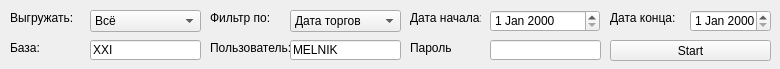
<?xml version="1.0" encoding="UTF-8"?>
<ui version="4.0">
 <class>MainWindow</class>
 <widget class="QMainWindow" name="MainWindow">
  <property name="geometry">
   <rect>
    <x>0</x>
    <y>0</y>
    <width>780</width>
    <height>69</height>
   </rect>
  </property>
  <property name="sizePolicy">
   <sizepolicy hsizetype="Fixed" vsizetype="Fixed">
    <horstretch>0</horstretch>
    <verstretch>0</verstretch>
   </sizepolicy>
  </property>
  <property name="windowTitle">
   <string>Экспорт сделок</string>
  </property>
  <widget class="QWidget" name="centralwidget">
   <widget class="QLabel" name="label_1">
    <property name="geometry">
     <rect>
      <x>410</x>
      <y>10</y>
      <width>71</width>
      <height>16</height>
     </rect>
    </property>
    <property name="text">
     <string>Дата начала:</string>
    </property>
   </widget>
   <widget class="QPushButton" name="button_start">
    <property name="geometry">
     <rect>
      <x>610</x>
      <y>40</y>
      <width>161</width>
      <height>21</height>
     </rect>
    </property>
    <property name="text">
     <string>Start</string>
    </property>
   </widget>
   <widget class="QLineEdit" name="line_base">
    <property name="geometry">
     <rect>
      <x>90</x>
      <y>40</y>
      <width>111</width>
      <height>20</height>
     </rect>
    </property>
    <property name="text">
     <string>XXI</string>
    </property>
   </widget>
   <widget class="QLineEdit" name="line_user">
    <property name="geometry">
     <rect>
      <x>290</x>
      <y>40</y>
      <width>111</width>
      <height>20</height>
     </rect>
    </property>
    <property name="text">
     <string>MELNIK</string>
    </property>
   </widget>
   <widget class="QLineEdit" name="line_pass">
    <property name="geometry">
     <rect>
      <x>490</x>
      <y>40</y>
      <width>111</width>
      <height>20</height>
     </rect>
    </property>
    <property name="text">
     <string/>
    </property>
    <property name="echoMode">
     <enum>QLineEdit::Password</enum>
    </property>
   </widget>
   <widget class="QLabel" name="label_4">
    <property name="geometry">
     <rect>
      <x>10</x>
      <y>40</y>
      <width>61</width>
      <height>16</height>
     </rect>
    </property>
    <property name="text">
     <string>База:</string>
    </property>
   </widget>
   <widget class="QComboBox" name="combo_why">
    <property name="geometry">
     <rect>
      <x>90</x>
      <y>10</y>
      <width>111</width>
      <height>22</height>
     </rect>
    </property>
    <item>
     <property name="text">
      <string>Всё</string>
     </property>
    </item>
    <item>
     <property name="text">
      <string>ФР ММВБ</string>
     </property>
    </item>
    <item>
     <property name="text">
      <string>ФР СПБ</string>
     </property>
    </item>
   </widget>
   <widget class="QLabel" name="label_2">
    <property name="geometry">
     <rect>
      <x>10</x>
      <y>10</y>
      <width>71</width>
      <height>16</height>
     </rect>
    </property>
    <property name="text">
     <string>Выгружать:</string>
    </property>
   </widget>
   <widget class="QDateEdit" name="date_from">
    <property name="geometry">
     <rect>
      <x>490</x>
      <y>10</y>
      <width>110</width>
      <height>22</height>
     </rect>
    </property>
   </widget>
   <widget class="QLabel" name="label_5">
    <property name="geometry">
     <rect>
      <x>210</x>
      <y>40</y>
      <width>81</width>
      <height>16</height>
     </rect>
    </property>
    <property name="text">
     <string>Пользователь:</string>
    </property>
   </widget>
   <widget class="QLabel" name="label_6">
    <property name="geometry">
     <rect>
      <x>410</x>
      <y>40</y>
      <width>41</width>
      <height>16</height>
     </rect>
    </property>
    <property name="text">
     <string>Пароль:</string>
    </property>
   </widget>
   <widget class="QLabel" name="label_3">
    <property name="geometry">
     <rect>
      <x>610</x>
      <y>10</y>
      <width>71</width>
      <height>16</height>
     </rect>
    </property>
    <property name="text">
     <string>Дата конца:</string>
    </property>
   </widget>
   <widget class="QDateEdit" name="date_to">
    <property name="geometry">
     <rect>
      <x>690</x>
      <y>10</y>
      <width>81</width>
      <height>22</height>
     </rect>
    </property>
   </widget>
   <widget class="QComboBox" name="combo_type_date">
    <property name="geometry">
     <rect>
      <x>290</x>
      <y>10</y>
      <width>111</width>
      <height>22</height>
     </rect>
    </property>
    <item>
     <property name="text">
      <string>Дата торгов</string>
     </property>
    </item>
    <item>
     <property name="text">
      <string>Дата расчётов</string>
     </property>
    </item>
   </widget>
   <widget class="QLabel" name="label_7">
    <property name="geometry">
     <rect>
      <x>210</x>
      <y>10</y>
      <width>71</width>
      <height>16</height>
     </rect>
    </property>
    <property name="text">
     <string>Фильтр по:</string>
    </property>
   </widget>
  </widget>
 </widget>
 <resources/>
 <connections/>
</ui>
